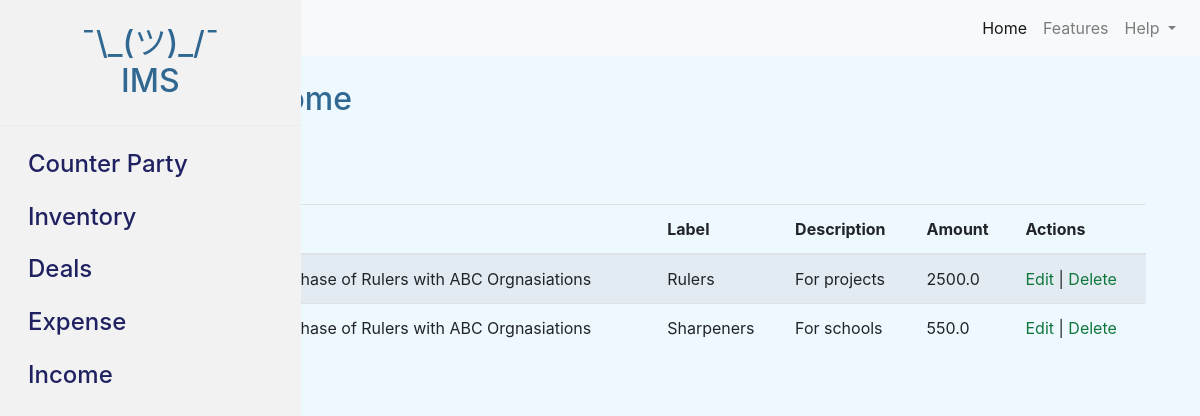
Page /income/ on the earlier database version.
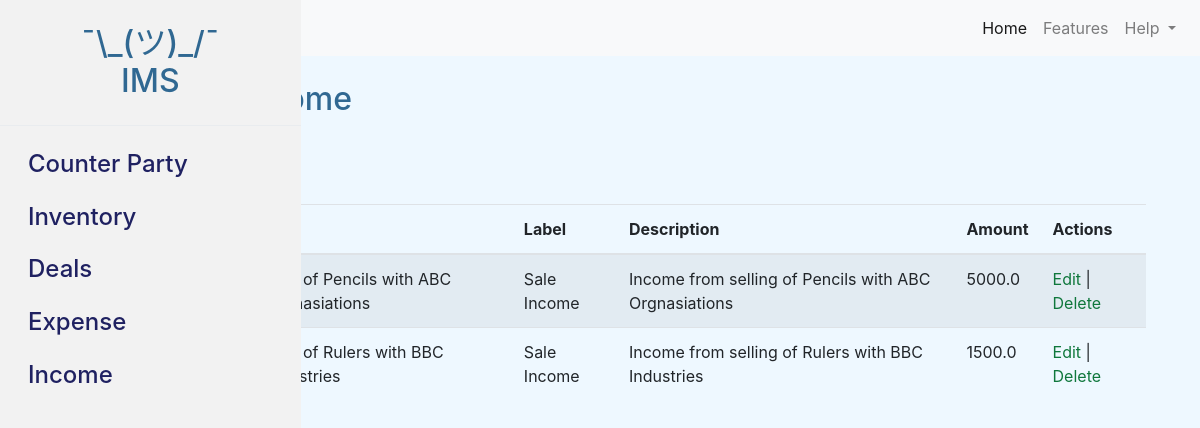
Same page on the later database version.
### inventoryMgtSys/models.py (models this page shows, shortened)
class Income(models.Model):
    deal = models.ForeignKey(Deal, on_delete=models.CASCADE)
    label = models.CharField(max_length=255)
    description = models.TextField()
    amount = models.FloatField()

class Deal(models.Model):
    DEAL_TYPES = [
        ('Sale', 'sale'),
        ('Purchase', 'purchase'),
    ]
    deal_type = models.CharField(max_length=20, choices=DEAL_TYPES)
    inventory = models.ForeignKey(Inventory, on_delete=models.CASCADE)
    gross_qty_mt = models.FloatField()
    net_qty_mt = models.FloatField()
    counterparty = models.ForeignKey(CounterParty, on_delete=models.CASCADE)
    booking_date = models.DateTimeField()
    shipment_date = models.DateTimeField()
    amount = models.FloatField()
    def __str__(self):
        return f"{self.deal_type} of {self.inventory.product} with {self.counterparty}"

class Inventory(models.Model):
    product = models.CharField(max_length=255)
    initial_qty = models.IntegerField()
    available_qty = models.IntegerField()

class CounterParty(models.Model):
    name = models.CharField(max_length=255)
    email = models.EmailField()
    contact_person = models.CharField(max_length=255)
    address_line = models.CharField(max_length=255)
    city = models.CharField(max_length=100)
    state = models.CharField(max_length=100)
    active = models.BooleanField(default=True)
    def __str__(self):
        return self.name

### inventoryMgtSys/views.py (the view)
# urls.py: path('income/', views.income_list, name='income_list'),
def income_list(request):
   incomes = Income.objects.all()
   return render(request, 'income.html', {'incomes': incomes})

### inventoryMgtSys/templates/income.html
{% extends 'base.html' %}
{% block content %}
{% include 'navbar.html' %}
      {% include 'sidebar.html' %}
      <main role="main" class="col-md-9 ml-sm-auto col-lg-10 px-4 mt-4">
        <div class="container">
            <h2 class="mb-4">Income</h2>
            <a class="btn btn-primary" href="{% url 'income_add' %}">Add</a>
            {% include 'income_list.html' %}
        </div>
      </main>
{% endblock %}

### inventoryMgtSys/templates/base.html (shortened to what this page needs)
<!DOCTYPE html>
<html lang="en">
<head>
    <link rel="stylesheet" href="https://stackpath.bootstrapcdn.com/bootstrap/4.3.1/css/bootstrap.min.css">
    <link rel="stylesheet" href="https://cdnjs.cloudflare.com/ajax/libs/font-awesome/5.15.4/css/all.min.css" />
</head>
<body>
    {% block content %}
    {% endblock %}
</body>
</html>

### inventoryMgtSys/templates/navbar.html (shortened to what this page needs)
<nav class="navbar navbar-expand-lg navbar-light bg-light">
  <div class="collapse navbar-collapse justify-content-end" id="navbarSupportedContent">
    <ul class="navbar-nav">
      <li class="nav-item active">
        <a class="nav-link" href="{% url 'index' %}">Home </a>
      </li>
      <li class="nav-item">
        <a class="nav-link" href="{% url 'features' %}">Features</a>
      </li>
      <li class="nav-item dropdown">
        <a class="nav-link dropdown-toggle" href="#" id="navbarDropdown" role="button" data-toggle="dropdown" aria-haspopup="true" aria-expanded="false">
          Help
        </a>
      </li>
    </ul>
  </div>
</nav>

### inventoryMgtSys/templates/sidebar.html (shortened to what this page needs)
<div class="htmlBody toggled">
    <nav id="sidebarWrapper">
      <div class="sidebar-content">
        <div class="sidebar-header"><h2 class="text-center mb-4 mt-4">¯\_(ツ)_/¯ <br>IMS</h2>
        </div>
        <div class="dropdown-divider"></div>
        <div class="navMenu">
          <ul>
            <li>
              <h4 class="navHeader mt-4 pl-2">
                <a href="{% url 'counterparty_list' %}">Counter Party</a>
              </h4>
            </li>
            <li>
              <h4 class="navHeader mt-4 pl-2">
                <a href="{% url 'inventory_list' %}">Inventory</a>
              </h4>
            </li>
            <li>
              <h4 class="navHeader mt-4 pl-2">
                <a href="{% url 'deal_list' %}">Deals</a>
              </h4>
            </li>
            <li>
              <h4 class="navHeader mt-4 pl-2">
                <a href="{% url 'expense_list' %}">Expense</a>
              </h4>
            </li>
            <li>
              <h4 class="navHeader mt-4 pl-2">
                <a href="{% url 'income_list' %}">Income</a>
              </h4>
            </li>
          </ul>
        </div>
      </div>
    </nav>
  </div>

### inventoryMgtSys/templates/income_list.html
<br><br>
<div class="container">
    <table class="table table-striped">
        <thead>
            <tr>
                <th>Deal</th>
                <th>Label</th>
                <th>Description</th>
                <th>Amount</th>
                <th>Actions</th>
            </tr>
        </thead>
        <tbody>
            {% for income in incomes %}
            <tr>
                <td>{{ income.deal }}</td>
                <td>{{ income.label }}</td>
                <td>{{ income.description }}</td>
                <td>{{ income.amount }}</td>
                <td>
                    <a href="{% url 'income_edit' income.pk %}">Edit</a> |
                    <a href="{% url 'income_delete' income.pk %}">Delete</a>
                </td>
            </tr>
            {% endfor %}
        </tbody>
    </table>
 </div>

### inventoryMgtSys/templates/base.html (style rules this page uses)
body { color: #306892; background-color: #eef8ff; }
a { color: #0F773C; }
.htmlBody #sidebarWrapper, #sidebarWrapper .sidebar-brand > a, .htmlBody .page-content, #sidebarWrapper .navMenu ul li a, #show-sidebar, #close-sidebar { -webkit-transition: all 0.3s ease; -moz-transition: all 0.3s ease; -ms-transition: all 0.3s ease; -o-transition: all 0.3s ease; transition: all 0.3s ease; }
.htmlBody.toggled #sidebarWrapper { left: 0px; }
#sidebarWrapper { width: 18.8rem; height: 100%; max-height: 100%; position: fixed; top: 0; left: -300px; z-index: 2; overflow-y: auto; background: #F2F2F2; }
#sidebarWrapper ul { list-style-type: none; padding: 0; margin: 0; }
.navMenu { padding-bottom: 10px; }
.navMenu ul li a { padding: 8px 30px 8px 20px; }
.sidebar-brand > a, .navMenu ul li a { color: #1F2161; }

Differences in the rows shown:
removed Income: deal "Purchase of Rulers with ABC Orgnasiations", label "Rulers", description "For projects", amount "2500.0"
added Income: deal "Sale of Pencils with ABC Orgnasiations", label "Sale Income", description "Income from selling of Pencils with ABC Orgnasiations", amount "5000.0"
changed Income: deal "Purchase of Rulers with ABC Orgnasiations" → "Sale of Rulers with BBC Industries"; label "Sharpeners" → "Sale Income"; description "For schools" → "Income from selling of Rulers with BBC Industries"; amount "550.0" → "1500.0"
